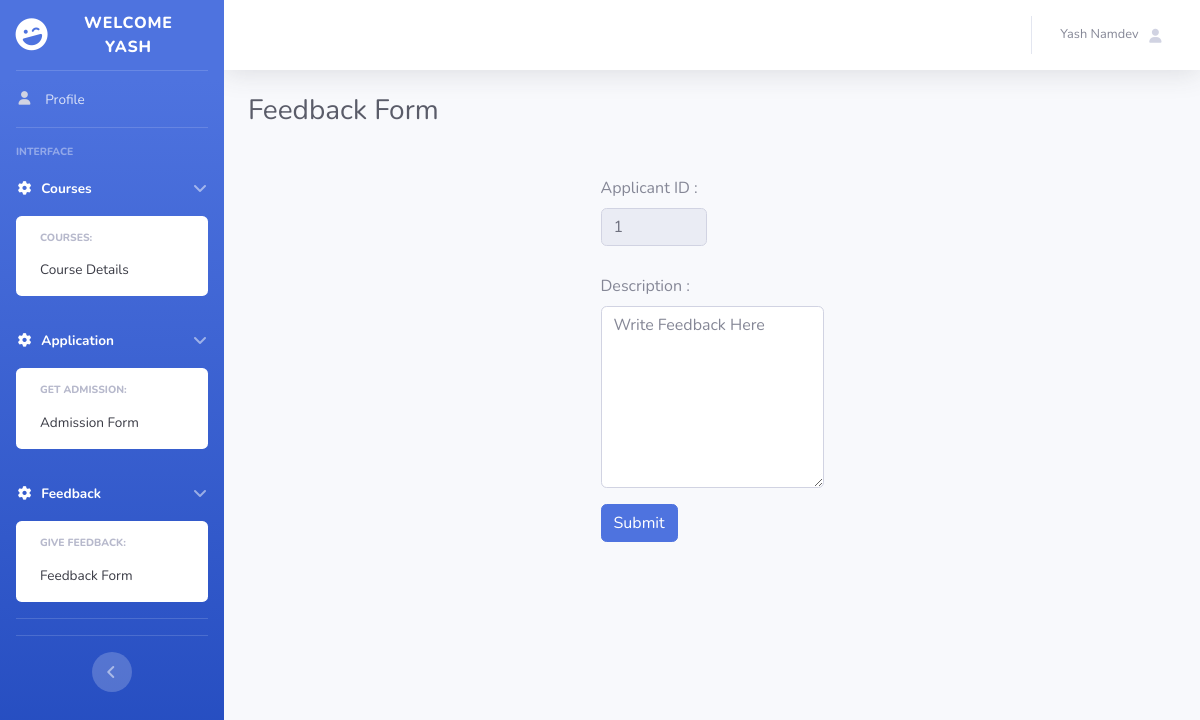
/feedback.php (signed in), run on the app's committed database.
### tables this page shows
CREATE TABLE `register` (
  `id` int(20) NOT NULL,
  `firstname` varchar(20) NOT NULL,
  `lastname` varchar(20) NOT NULL,
  `dob` date NOT NULL,
  `gender` varchar(10) NOT NULL,
  `email` varchar(20) NOT NULL,
  `num` bigint(15) NOT NULL,
  `password` varchar(20) NOT NULL,
  `cpassword` varchar(20) NOT NULL,
  `time` timestamp NOT NULL DEFAULT current_timestamp()
);

### feedback.php (the view, shortened to what this page needs)
<?php
require 'connection.php';
if(!empty($_SESSION["id"])){
  $id = $_SESSION["id"];
  $result = mysqli_query($conn, "SELECT * FROM register WHERE id = $id");
  $row = mysqli_fetch_assoc($result);
}
else{
  header("Location: login.html");
}
?>
<!DOCTYPE html>
<html lang="en">
<head>
   <link href="vendor/fontawesome-free/css/all.min.css" rel="stylesheet" type="text/css">
   <link href="css/sb-admin-2.min.css" rel="stylesheet">
</head>
<body>
                <div id="wrapper">
                    <ul class="navbar-nav bg-gradient-primary sidebar sidebar-dark accordion" id="accordionSidebar">
                        <a class="sidebar-brand d-flex align-items-center justify-content-center" href="">
                            <div class="sidebar-brand-icon rotate-n-15">
                                <i class="fas fa-laugh-wink"></i>
                            </div>
                            <div class="sidebar-brand-text mx-3">Welcome <?php echo $row["firstname"]  ?></div>
                        </a>
                        <hr class="sidebar-divider my-0">
                        <li class="nav-item">
                            <a class="nav-link" href="profile.php">
                                <span>Profile</span></a>
                        </li>
                        <hr class="sidebar-divider">
                        <div class="sidebar-heading">
                            Interface
                        </div>
                        <li class="nav-item active">
                            <a class="nav-link" href="#" data-toggle="collapse" data-target="#collapseTwo"
                                aria-expanded="true" aria-controls="collapseTwo">
                                <i class="fas fa-fw fa-cog"></i>
                                <span>Courses</span>
                            </a>
                            <div id="collapseTwo" class="collapse show" aria-labelledby="headingTwo"
                                data-parent="#accordionSidebar">
                                <div class="bg-white py-2 collapse-inner rounded">
                                    <h6 class="collapse-header">Courses:</h6>
                                    <a class="collapse-item " href="stcourse.php">Course Details</a>
                                </div>
                            </div>
                        </li>
                        <li class="nav-item active">
                            <a class="nav-link" href="#" data-toggle="collapse" data-target="#collapseTwo"
                                aria-expanded="true" aria-controls="collapseTwo">
                                <i class="fas fa-fw fa-cog"></i>
                                <span>Application</span>
                            </a>
                            <div id="collapseTwo" class="collapse show" aria-labelledby="headingTwo"
                                data-parent="#accordionSidebar">
                                <div class="bg-white py-2 collapse-inner rounded">
                                    <h6 class="collapse-header">Get Admission:</h6>
                                    <a class="collapse-item " href="admissionform.php">Admission Form</a>
                                </div>
                            </div>
                        </li>
                        <li class="nav-item active">
                            <a class="nav-link" href="#" data-toggle="collapse" data-target="#collapseTwo"
                                aria-expanded="true" aria-controls="collapseTwo">
                                <i class="fas fa-fw fa-cog"></i>
                                <span>Feedback</span>
                            </a>
                            <div id="collapseTwo" class="collapse show" aria-labelledby="headingTwo"
                                data-parent="#accordionSidebar">
                                <div class="bg-white py-2 collapse-inner rounded">
                                    <h6 class="collapse-header">Give Feedback:</h6>
                                    <a class="collapse-item " href="stfeedback.php">Feedback Form</a>
                                </div>
                            </div>
                        </li>
                        <hr class="sidebar-divider">
                        <hr class="sidebar-divider d-none d-md-block">
                        <div class="text-center d-none d-md-inline">
                            <button class="rounded-circle border-0" id="sidebarToggle"></button>
                        </div>
                    </ul>
                    <div id="content-wrapper" class="d-flex flex-column">
                        <div id="content">
                            <nav class="navbar navbar-expand navbar-light bg-white topbar mb-4 static-top shadow">
                                <ul class="navbar-nav ml-auto">
                                    <li class="nav-item dropdown no-arrow">
                                        <a class="nav-link dropdown-toggle" href="#" id="userDropdown" role="button"
                                            data-toggle="dropdown" aria-haspopup="true" aria-expanded="false">
                                            <span class="mr-2 d-none d-lg-inline text-gray-600 small"><?php echo $row['firstname']; ?>
                                                <?php echo $row['lastname']; ?></span>
                                            <i class="fas fa-user fa-sm fa-fw mr-2 text-gray-400"></i>
                                        </a>
                                    </li>
                                </ul>
                            </nav>
                            <div class="container-fluid">
                                <div class="d-sm-flex align-items-center justify-content-between mb-4">
                                    <h1 class="h3 mb-0 text-gray-800">Feedback Form</h1>
                                </div><br>
                                <div class="row d-flex justify-content-center">
                                    <div class="form-main" id="stform">
                                        <div class="container">
                                            <div class="row-cols-1 blanks">
                                                <form action="" method="post">
                                                    <div class="form-row">
                                                        <div class="col-md-6 mb-1">
                                                        <label for="app_id">Applicant ID : </label>
                                                      <input type="text" class="form-control" name="app_id" id="app_id" readonly value="<?php echo $row["id"];?>"><br>
                                                        </div>
                                                        </div>
                                                        <div class="col-md-20 mb-3">
                                                        <label for="desc">Description :</label>
                                                        <textarea class="form-control" rows="7" column="20" name="desc" id="desc" required value="" placeholder="Write Feedback Here"></textarea>
                                                    </div>
                                                    </div>
                                                    <button class="btn btn-primary" type="submit" name="submit">Submit</button>
                                            </div>
                                        </div>
                                    </div>
                                </div>
                            </div>
                        </div>
                    </div>
</body>
</html>

### data on the page
register: firstname "YASH", firstname "Yash", lastname "Namdev", app_id "1"
